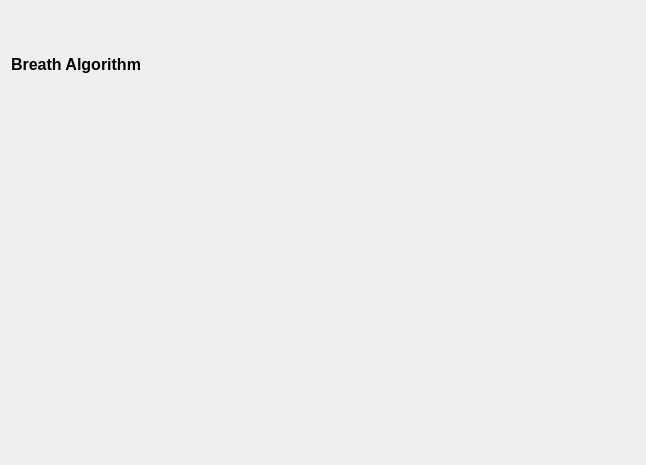
<?xml version="1.0" encoding="UTF-8"?>
<ui version="4.0">
 <class>BreathConfigWidget</class>
 <widget class="QWidget" name="BreathConfigWidget">
  <property name="geometry">
   <rect>
    <x>0</x>
    <y>0</y>
    <width>646</width>
    <height>465</height>
   </rect>
  </property>
  <property name="windowTitle">
   <string>Form</string>
  </property>
  <layout class="QGridLayout" name="gridLayout_2">
   <item row="0" column="0">
    <layout class="QGridLayout" name="gridLayout">
     <item row="1" column="1">
      <widget class="QWidget" name="widget_2" native="true"/>
     </item>
     <item row="2" column="0">
      <widget class="QWidget" name="widget_3" native="true"/>
     </item>
     <item row="1" column="0">
      <widget class="CycleDurationConfigWidget" name="durationWidget" native="true"/>
     </item>
     <item row="2" column="1">
      <widget class="QWidget" name="widget_4" native="true"/>
     </item>
     <item row="3" column="0">
      <widget class="QWidget" name="widget_5" native="true"/>
     </item>
     <item row="3" column="1">
      <widget class="QWidget" name="widget_6" native="true"/>
     </item>
     <item row="0" column="0" colspan="2">
      <widget class="QLabel" name="label">
       <property name="font">
        <font>
         <pointsize>12</pointsize>
         <bold>true</bold>
        </font>
       </property>
       <property name="text">
        <string>Breath Algorithm</string>
       </property>
      </widget>
     </item>
    </layout>
   </item>
  </layout>
 </widget>
 <customwidgets>
  <customwidget>
   <class>CycleDurationConfigWidget</class>
   <extends>QWidget</extends>
   <header>cycledurationconfigwidget.h</header>
   <container>1</container>
  </customwidget>
 </customwidgets>
 <resources/>
 <connections/>
</ui>
